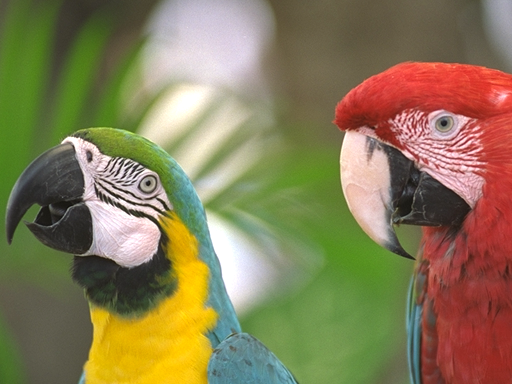
#> input picture pictures/parrots.bmp, 512 x 384 px, found by its file name
$ python testing5.py
#> lines starting #> are read from the running program, lines starting #| are printed output that depends on the picture
import numpy as np
from PIL import Image
from scipy.fftpack import dct, idct
from heapq import heapify, heappop, heappush
from collections import Counter
import matplotlib.pyplot as plt
import imageio.v3 as iio
import cv2
import os

def rgb_to_ycbcr(image):
    img_array = np.array(image, dtype=float)
    R = img_array[:, :, 0]
    G = img_array[:, :, 1]
    B = img_array[:, :, 2]
    Y = 0.299 * R + 0.587 * G + 0.114 * B
    Cb = 128 - 0.168736 * R - 0.331264 * G + 0.5 * B
    Cr = 128 + 0.5 * R - 0.418688 * G - 0.081312 * B
    return Y, Cb, Cr

def apply_420_subsampling(Cb, Cr):
    Cb_subsampled = Cb[::2, ::2]
    Cr_subsampled = Cr[::2, ::2]
    return Cb_subsampled, Cr_subsampled


def ycbcr_to_rgb(Y, Cb_subsampled, Cr_subsampled):
    # Ensure inputs are in floating point
    Y = Y.astype(np.float32)
    Cb_subsampled = Cb_subsampled.astype(np.float32)
    Cr_subsampled = Cr_subsampled.astype(np.float32)

    height, width = Y.shape
    Cb_upsampled = np.repeat(np.repeat(Cb_subsampled, 2, axis=0), 2, axis=1)
    Cr_upsampled = np.repeat(np.repeat(Cr_subsampled, 2, axis=0), 2, axis=1)
    Cb_upsampled = Cb_upsampled[:height, :width]
    Cr_upsampled = Cr_upsampled[:height, :width]

    R = Y + 1.402 * (Cr_upsampled - 128)
    G = Y - 0.344136 * (Cb_upsampled - 128) - 0.714136 * (Cr_upsampled - 128)
    B = Y + 1.772 * (Cb_upsampled - 128)

    rgb_image = np.stack((R, G, B), axis=-1)
    rgb_image = np.clip(rgb_image, 0, 255)
    rgb_image = np.uint8(rgb_image)
    rgb_image_pil = Image.fromarray(rgb_image)

    return rgb_image_pil

# [12 lines left out: function ycbcr_to_rgb_test, not called in this run]

def scale_quantization_matrices(qf, quant_table_luminance, quant_table_chrominance):
    if qf < 50:
        q_scale = max(1, 5000 / qf)
    else:
        q_scale = 200 - 2 * qf
    scaled_luminance = np.floor((quant_table_luminance * q_scale + 50) / 100)
    scaled_chrominance = np.floor((quant_table_chrominance * q_scale + 50) / 100)
    scaled_luminance[scaled_luminance == 0] = 1
    scaled_chrominance[scaled_chrominance == 0] = 1
    return scaled_luminance, scaled_chrominance

def quantize_dct(dct_block, quant_matrix):
    return np.round(dct_block / quant_matrix)

def dequantize_dct(dct_block, quant_matrix):
    return dct_block * quant_matrix

def dct2d_library(block):
    return dct(dct(block.T, norm='ortho').T, norm='ortho')

def idct2d_library(block):
    return idct(idct(block.T, norm='ortho').T, norm='ortho')

def block_process(channel, block_size, process_block, quant_matrix):
    h, w = channel.shape[:2]
    blocks = (channel.reshape(h // block_size, block_size, -1, block_size)
                      .swapaxes(1, 2)
                      .reshape(-1, block_size, block_size))
    processed_blocks = np.array([process_block(block) for block in blocks])
    quantized_blocks = np.array([quantize_dct(block, quant_matrix) for block in processed_blocks])
    return (quantized_blocks.reshape(h // block_size, w // block_size, block_size, block_size)
                            .swapaxes(1, 2)
                            .reshape(h, w))

def block_process_inverse(channel, block_size, process_block, quant_matrix):
    h, w = channel.shape[:2]
    blocks = (channel.reshape(h // block_size, block_size, -1, block_size)
                      .swapaxes(1, 2)
                      .reshape(-1, block_size, block_size))
    dequantized_blocks = np.array([dequantize_dct(block, quant_matrix) for block in blocks])
    processed_blocks = np.array([process_block(block) for block in dequantized_blocks])
    return (processed_blocks.reshape(h // block_size, w // block_size, block_size, block_size)
                            .swapaxes(1, 2)
                            .reshape(h, w))

# [80 lines left out: functions dct2d_manual, idct2d_manual, zigzag_scan, run_length_encode, run_length_decode, zigzag_decode, not called in this run]


class HuffmanNode:
    def __init__(self, symbol, freq):
        self.symbol = symbol
        self.freq = freq
        self.left = None
        self.right = None

    def __lt__(self, other):
        return self.freq < other.freq

def build_huffman_tree(freq):
    heap = [HuffmanNode(symbol, freq) for symbol, freq in freq.items()]
    heapify(heap)
    while len(heap) > 1:
        node1 = heappop(heap)
        node2 = heappop(heap)
        merged = HuffmanNode(None, node1.freq + node2.freq)
        merged.left = node1
        merged.right = node2
        heappush(heap, merged)
    return heap[0]

def generate_huffman_codes(node, prefix='', codebook=None):
    if codebook is None:
        codebook = {}
    if node is not None:
        if node.symbol is not None:
            codebook[node.symbol] = prefix
        generate_huffman_codes(node.left, prefix + '0', codebook)
        generate_huffman_codes(node.right, prefix + '1', codebook)
    return codebook

def huffman_encode(image):
    flattened_image = image.flatten()
    freq = Counter(flattened_image)
    huffman_tree = build_huffman_tree(freq)
    huffman_codes = generate_huffman_codes(huffman_tree)
    encoded_image = ''.join([huffman_codes[int(pixel)] for pixel in flattened_image])
    return encoded_image, huffman_codes

def huffman_decode(encoded_image, huffman_codes):
    reverse_huff_dict = {v: k for k, v in huffman_codes.items()}
    current_code = ""
    decoded_image = []
    for bit in encoded_image:
        current_code += bit
        if current_code in reverse_huff_dict:
            decoded_image.append(reverse_huff_dict[current_code])
            current_code = ""
    return np.array(decoded_image)

def reshape_decoded_data(decoded_data, Y_shape, Cb_shape, Cr_shape):
    Y_size = np.prod(Y_shape)
    Cb_size = np.prod(Cb_shape)
    Cr_size = np.prod(Cr_shape)
    Y_decoded = decoded_data[:Y_size].reshape(Y_shape)
    Cb_decoded = decoded_data[Y_size:Y_size + Cb_size].reshape(Cb_shape)
    Cr_decoded = decoded_data[Y_size + Cb_size:].reshape(Cr_shape)


    return Y_decoded, Cb_decoded, Cr_decoded

def Entropy(im):
    histogram, bin_edges = np.histogram(im, bins=range(256))
    p = histogram / np.sum(histogram)
    p1 = p[p != 0]
    entropy = -np.dot(p1.T, np.log2(p1))
    return entropy

def MSE(im1, im2):
    return np.mean((im1 - im2) ** 2)

def PSNR(im1, im2):
    mse = MSE(im1, im2)
    if mse == 0:
        return float('inf')
    max_pixel = 2 ** 8 - 1
    psnr = 20 * np.log10(max_pixel / np.sqrt(mse))
    return psnr

def jpeg_compression(image_path, qf):
#> called with image_path = 'pictures/parrots.bmp', qf = 10
    image = Image.open(image_path).convert('RGB')
#> image is the input picture: PIL image 512x384 RGB; mean R, G, B 135.7, 124.3, 86.7
    Y, Cb, Cr = rgb_to_ycbcr(image)
#> in rgb_to_ycbcr, `Cb = 128 - 0.168736 * R - 0.331264 * G + 0.5 * B`:
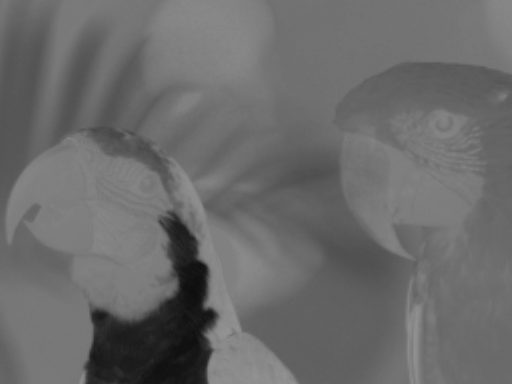
#> Cb: shape (384, 512) float64; min 11.76, max 147.9, mean 107.3
#> in rgb_to_ycbcr, `Cr = 128 + 0.5 * R - 0.418688 * G - 0.081312 * B`:
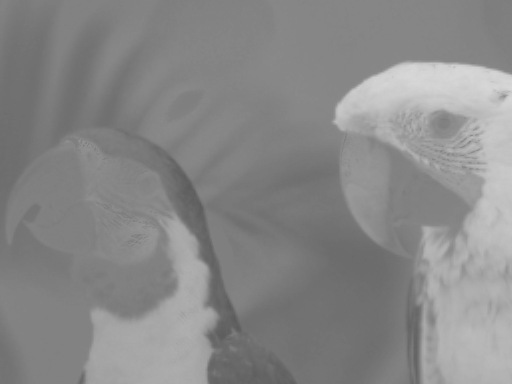
#> Cr: shape (384, 512) float64; min 91.35, max 216.4, mean 136.7
    Cb_subsampled, Cr_subsampled = apply_420_subsampling(Cb, Cr)
    scaled_luminance, scaled_chrominance = scale_quantization_matrices(qf, quant_table_luminance, quant_table_chrominance)
    Y_dct = block_process(Y, 8, dct2d_library, scaled_luminance)
    Cb_dct = block_process(Cb_subsampled, 8, dct2d_library, scaled_chrominance)
#> call 2 of block_process, with block_size = 8, quant_matrix = array of shape (8, 8)
#> in block_process (call 2), `return (quantized_blocks.reshape(h // block_size, w // block_size, blo..`:
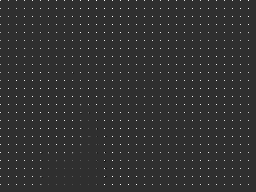
#> returned value: shape (192, 256) float64; min -3, max 13, mean 0.158; drawn with min black and max white
    Cr_dct = block_process(Cr_subsampled, 8, dct2d_library, scaled_chrominance)
    all_dct_coeffs = np.concatenate((Y_dct.flatten(), Cb_dct.flatten(), Cr_dct.flatten())).astype(int)
    encoded_data, huff_dict = huffman_encode(all_dct_coeffs)
#> in huffman_encode, `freq = Counter(flattened_image)`: freq = 37 items
#> the loop in build_huffman_tree, `while len(heap) > 1:` made 36 passes
#> huff_dict = 37 items
    decoded_data = huffman_decode(encoded_data, huff_dict)
#> after the loop in huffman_decode, `for bit in encoded_image:`: current_code = ''; decoded_image = 294912 items
    Y_decoded, Cb_decoded, Cr_decoded = reshape_decoded_data(decoded_data, Y_dct.shape, Cb_dct.shape, Cr_dct.shape)
    Y_reconstructed = block_process_inverse(Y_decoded, 8, idct2d_library, scaled_luminance)
    Cb_reconstructed = block_process_inverse(Cb_decoded, 8, idct2d_library, scaled_chrominance)
#> call 2 of block_process_inverse, with block_size = 8, quant_matrix = array of shape (8, 8)
#> in block_process_inverse (call 2), `return (processed_blocks.reshape(h // block_size, w // block_size, blo..`:
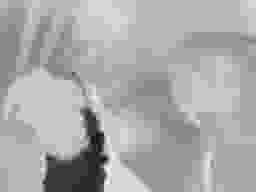
#> returned value: shape (192, 256) float64; min -7.65, max 164.6, mean 107.3; drawn with min black and max white
    Cr_reconstructed = block_process_inverse(Cr_decoded, 8, idct2d_library, scaled_chrominance)
    reconstructed_rgb_image = ycbcr_to_rgb(Y_reconstructed, Cb_reconstructed, Cr_reconstructed)
#> in ycbcr_to_rgb, `G = Y - 0.344136 * (Cb_upsampled - 128) - 0.714136 * (Cr_upsampled - 1..`:
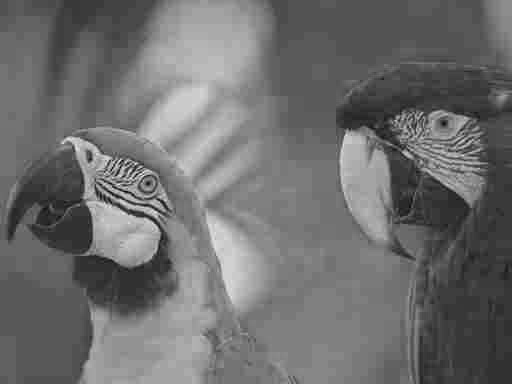
#> G: shape (384, 512) float32; min -28.46, max 323.4, mean 124; drawn with min black and max white
#> in ycbcr_to_rgb, `B = Y + 1.772 * (Cb_upsampled - 128)`:
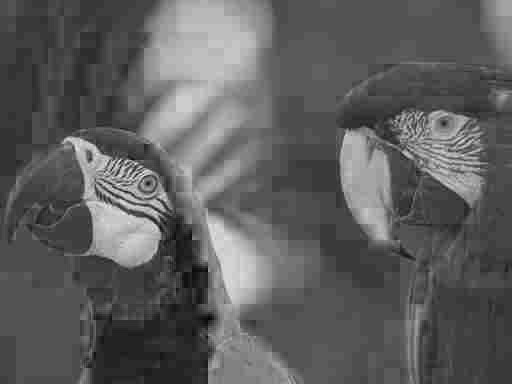
#> B: shape (384, 512) float32; min -52.28, max 322, mean 86.7; drawn with min black and max white
#> in ycbcr_to_rgb, `rgb_image = np.clip(rgb_image, 0, 255)`:
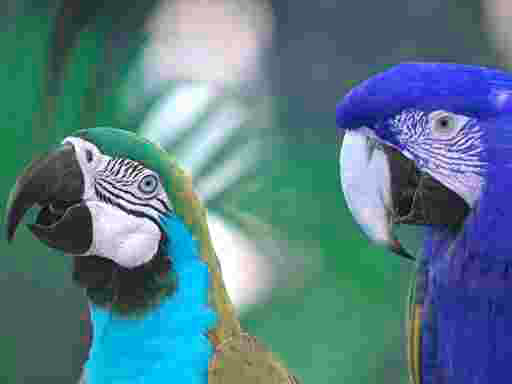
#> rgb_image: shape (384, 512, 3) float32; mean of channels 0, 1, 2 135.7, 124, 86.7; drawn as B, G, R
#> in PSNR, `mse = MSE(im1, im2)`: mse = 49.55
#> in PSNR, `psnr = 20 * np.log10(max_pixel / np.sqrt(mse))`: psnr = 31.18
    return reconstructed_rgb_image, encoded_data

def print_statistics(image_path, reconstructed_image, encoded_data):
#> called with image_path = 'pictures/parrots.bmp'
    image = iio.imread(image_path)
    entropy_mountain = Entropy(image)
    print(f'Nedre grænse for gennemsnitlig kodelængde per pixel: {entropy_mountain:.2f} bits')
    decoded_image = np.array(reconstructed_image)
    print(f'Gennemsnitlig kodelængde per pixel: {len(encoded_data) / image.size:.2f} bits')
#| Gennemsnitlig kodelængde per pixel: 1.99 bits
    print(f'Entropi: {Entropy(decoded_image):.2f} bits')
    print(f'MSE: {MSE(image, decoded_image):.2f}')
    print(f'PSNR: {PSNR(image, decoded_image):.2f} dB')
    original_pixel_count = image.size
#> original_pixel_count = 589824
    print(f"Antal pixels før kodning: {original_pixel_count}")
#| Antal pixels før kodning: 589824
    new_pixel_count = decoded_image.size
#> new_pixel_count = 589824
    print(f"Antal pixels efter kodning: {new_pixel_count}")
#| Antal pixels efter kodning: 589824
    encoded_bit_count = len(encoded_data)
    print(f"Antal bits efter kodning: {encoded_bit_count}")
    compression_ratio = original_pixel_count * 8 / encoded_bit_count
#> compression_ratio = 4.03
    print(f"Kompressionsforhold: {compression_ratio:.2f}")
#| Kompressionsforhold: 4.03
    original_file_size = os.path.getsize(image_path)
    print(f"Original BMP-fil størrelse: {original_file_size / 1024:.2f} KB")
    encoded_data_size = len(encoded_data) / 8
    print(f"Huffman-kodet data størrelse: {encoded_data_size / 1024:.2f} KB")
    print("Det rekonstruerede billede er gemt som 'reconstructed_image.jpg'")
    reconstructed_image.save("reconstructed_image.png", "PNG")
    print("Det rekonstruerede billede er gemt som 'reconstructed_image.png'")
    reconstructed_jpeg_size = os.path.getsize('reconstructed_image.jpg')
    print(f"Rekonstrueret JPEG-fil størrelse: {reconstructed_jpeg_size / 1024:.2f} KB")
    reconstructed_png_size = os.path.getsize('reconstructed_image.png')
    print(f"Rekonstrueret PNG-fil størrelse: {reconstructed_png_size / 1024:.2f} KB")

quant_table_luminance = np.array([
    [16, 11, 10, 16, 24, 40, 51, 61],
    [12, 12, 14, 19, 26, 58, 60, 55],
    [14, 13, 16, 24, 40, 57, 69, 56],
    [14, 17, 22, 29, 51, 87, 80, 62],
    [18, 22, 37, 56, 68, 109, 103, 77],
    [24, 35, 55, 64, 81, 104, 113, 92],
    [49, 64, 78, 87, 103, 121, 120, 101],
    [72, 92, 95, 98, 112, 100, 103, 99]
])

quant_table_chrominance = np.array([
    [17, 18, 24, 47, 99, 99, 99, 99],
    [18, 21, 26, 66, 99, 99, 99, 99],
    [24, 26, 56, 99, 99, 99, 99, 99],
    [47, 66, 99, 99, 99, 99, 99, 99],
    [99, 99, 99, 99, 99, 99, 99, 99],
    [99, 99, 99, 99, 99, 99, 99, 99],
    [99, 99, 99, 99, 99, 99, 99, 99],
    [99, 99, 99, 99, 99, 99, 99, 99]
])

def calculate_entropy(bitstream):
    # Convert the bitstream (string) into a list of bits
    bit_array = list(bitstream)

    # Count the frequency of each bit (0 and 1)
    freq = Counter(bit_array)

    # Calculate probabilities
    total_bits = len(bit_array)
    probabilities = [freq[bit] / total_bits for bit in freq]

    # Calculate entropy
    entropy = -sum(p * np.log2(p) for p in probabilities if p > 0)
    return entropy

# Definer kvantiseringsfaktorer
quant_factors = [10,30, 50, 75,100]

# Gem resultater for PSNR og entropi
psnrs = []
entropies = []

# Kør JPEG kompression for forskellige kvantiseringsfaktorer

for qf in quant_factors:
    reconstructed_image, encoded_data = jpeg_compression('pictures/parrots.bmp', qf)
    #plt.imshow(reconstructed_image)
    #plt.title(f'JPEG Compression with QF={qf}')
    #plt.show()
    image = iio.imread('pictures/parrots.bmp')
    psnrs.append(PSNR(image, np.array(reconstructed_image)))
    entropies.append(calculate_entropy(encoded_data))

# Lav rate-distortion plot
plt.figure(figsize=(10, 6))
plt.plot(entropies, psnrs, marker='o')
plt.title('Rate-Distortion Plot')
plt.xlabel('Entropy (bits/pixel)')
plt.ylabel('PSNR (dB)')
plt.grid(True)
plt.show()

# Definer kvantiseringsfaktoren
qf = 100 # Du kan justere denne værdi mellem 0 og 100

# Komprimer billedet og få rekonstrueret billede og kodet data
reconstructed_image, encoded_data = jpeg_compression('pictures/parrots.bmp', qf)
original_image = iio.imread('pictures/parrots.bmp')

# Display the original and reconstructed images
plt.figure(figsize=(12, 6))
plt.subplot(1, 2, 1)
plt.imshow(original_image)
plt.title('Original Image')
plt.axis('off')

plt.subplot(1, 2, 2)
plt.imshow(reconstructed_image)
plt.title('Reconstructed Image')
plt.axis('off')

plt.show()

# Udskriv statistik
print_statistics('pictures/parrots.bmp', reconstructed_image, encoded_data)
# [192 lines left out: functions test_color_transformation, test_subsampling, test_DCT, test_huffman_coding, not called in this run]

# Example usage
#test_huffman_coding('pictures/parrots.bmp')


import numpy as np
import cv2
import os
from PIL import Image

def convert_to_jpg(image_path, output_path, quality=95):
    # Load image using PIL
    image = Image.open(image_path)
    # Save image with specified JPEG quality
    image.save(output_path, 'JPEG', quality=quality)

def calculate_psnr(original_image, compressed_image):
    # Calculate MSE first
    mse = np.mean((original_image - compressed_image) ** 2)
    if mse == 0:
        return float('inf')
    # Calculate PSNR
    max_pixel = 255.0
    psnr = 20 * np.log10(max_pixel / np.sqrt(mse))
    return psnr

def test_jpg_conversion(image_path, quality_levels):
    original_image = cv2.imread(image_path, cv2.IMREAD_UNCHANGED)
    psnrs = []
    sizes = []
    for quality in quality_levels:
        # Define output path for the compressed image
        output_path = f'compressed_quality_{quality}.jpg'
        # Convert to JPG
        convert_to_jpg(image_path, output_path, quality=quality)
        # Read the compressed image
        compressed_image = cv2.imread(output_path, cv2.IMREAD_UNCHANGED)
        # Calculate PSNR
        psnr = calculate_psnr(original_image, compressed_image)
        psnrs.append(psnr)
        # Get file size
        file_size = os.path.getsize(output_path)
        sizes.append(file_size)
        # Optionally delete the file to save space
        os.remove(output_path)
        print(f'PSNR for quality {quality}: {psnr:.2f} dB, Size: {file_size} bytes')
    return psnrs, sizes

# Example usage
quality_levels = [10, 30, 50, 70, 90, 100]
psnrs, sizes = test_jpg_conversion('pictures/parrots.bmp', quality_levels)

import numpy as np
import os
import cv2
from PIL import Image

# Assuming jpeg_compression and auxiliary functions are already defined elsewhere in your code.

def test_custom_jpeg_compression(image_path, quality_levels):
    original_image = cv2.imread(image_path, cv2.IMREAD_COLOR)
    original_image = cv2.cvtColor(original_image, cv2.COLOR_BGR2RGB)  # Convert to RGB for consistency with PIL

    psnrs = []
    sizes = []

    for quality in quality_levels:
        # Compress the image using your custom method
        reconstructed_image, encoded_data = jpeg_compression(image_path, quality)

        # Save the reconstructed image to measure file size
        output_path = f'custom_compressed_quality_{quality}.png'
        reconstructed_image.save(output_path, 'PNG')  # Save as PNG to avoid additional JPEG compression
        encoded_data_size = len(encoded_data) / 8
        print(f"Huffman-kodet data størrelse: {encoded_data_size / 1024:.2f} KB")

        # Calculate PSNR
        reconstructed_image_array = np.array(reconstructed_image)
        psnr = calculate_psnr(original_image, reconstructed_image_array)
        psnrs.append(psnr)

        # Get file size
        file_size = os.path.getsize(output_path)
        sizes.append(file_size)

        # Optionally delete the file to save space
        os.remove(output_path)

        print(f'PSNR for quality {quality}: {psnr:.2f} dB, Size: {encoded_data_size} bytes')

    return psnrs, sizes

def calculate_psnr(original_image, compressed_image):
    mse = np.mean((original_image - compressed_image) ** 2)
    if mse == 0:
        return float('inf')
    max_pixel = 255.0
    psnr = 20 * np.log10(max_pixel / np.sqrt(mse))
    return psnr

# Example usage
quality_levels = [10, 30, 50, 70, 90, 100]
psnrs, sizes = test_custom_jpeg_compression('pictures/parrots.bmp', quality_levels)
